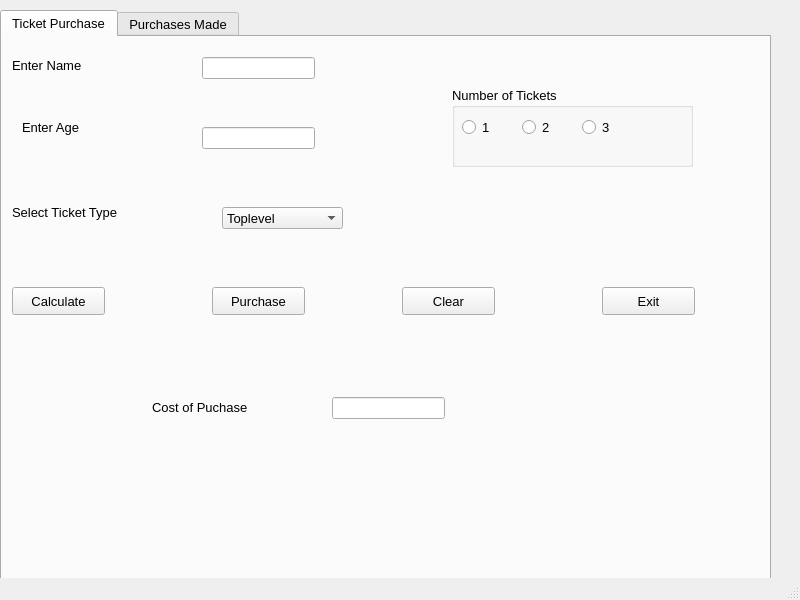
<?xml version="1.0" encoding="UTF-8"?>
<ui version="4.0">
 <class>tbMainTab</class>
 <widget class="QMainWindow" name="tbMainTab">
  <property name="geometry">
   <rect>
    <x>0</x>
    <y>0</y>
    <width>800</width>
    <height>600</height>
   </rect>
  </property>
  <property name="font">
   <font>
    <family>Arial</family>
    <pointsize>10</pointsize>
   </font>
  </property>
  <property name="windowTitle">
   <string>Ticket Purchase</string>
  </property>
  <widget class="QWidget" name="centralwidget">
   <widget class="QTabWidget" name="tbPurchasesMade">
    <property name="geometry">
     <rect>
      <x>0</x>
      <y>10</y>
      <width>771</width>
      <height>571</height>
     </rect>
    </property>
    <property name="currentIndex">
     <number>0</number>
    </property>
    <widget class="QWidget" name="tbTicketPurchase">
     <attribute name="title">
      <string>Ticket Purchase</string>
     </attribute>
     <widget class="QLabel" name="lblName">
      <property name="geometry">
       <rect>
        <x>10</x>
        <y>20</y>
        <width>141</width>
        <height>16</height>
       </rect>
      </property>
      <property name="text">
       <string>Enter Name</string>
      </property>
     </widget>
     <widget class="QLineEdit" name="txtName">
      <property name="geometry">
       <rect>
        <x>200</x>
        <y>20</y>
        <width>113</width>
        <height>22</height>
       </rect>
      </property>
     </widget>
     <widget class="QLabel" name="lblAge">
      <property name="geometry">
       <rect>
        <x>20</x>
        <y>80</y>
        <width>101</width>
        <height>21</height>
       </rect>
      </property>
      <property name="text">
       <string>Enter Age</string>
      </property>
     </widget>
     <widget class="QLineEdit" name="txtAge">
      <property name="geometry">
       <rect>
        <x>200</x>
        <y>90</y>
        <width>113</width>
        <height>22</height>
       </rect>
      </property>
     </widget>
     <widget class="QLabel" name="lblTicketType">
      <property name="geometry">
       <rect>
        <x>10</x>
        <y>160</y>
        <width>131</width>
        <height>31</height>
       </rect>
      </property>
      <property name="text">
       <string>Select Ticket Type</string>
      </property>
     </widget>
     <widget class="QComboBox" name="cmbTicketType">
      <property name="geometry">
       <rect>
        <x>220</x>
        <y>170</y>
        <width>121</width>
        <height>22</height>
       </rect>
      </property>
      <item>
       <property name="text">
        <string>Toplevel</string>
       </property>
      </item>
      <item>
       <property name="text">
        <string>Midlevel</string>
       </property>
      </item>
      <item>
       <property name="text">
        <string>Courtside</string>
       </property>
      </item>
     </widget>
     <widget class="QPushButton" name="btnCalculate">
      <property name="geometry">
       <rect>
        <x>10</x>
        <y>250</y>
        <width>93</width>
        <height>28</height>
       </rect>
      </property>
      <property name="text">
       <string>Calculate</string>
      </property>
     </widget>
     <widget class="QPushButton" name="btnPurchase">
      <property name="geometry">
       <rect>
        <x>210</x>
        <y>250</y>
        <width>93</width>
        <height>28</height>
       </rect>
      </property>
      <property name="text">
       <string>Purchase</string>
      </property>
     </widget>
     <widget class="QPushButton" name="btnClear">
      <property name="geometry">
       <rect>
        <x>400</x>
        <y>250</y>
        <width>93</width>
        <height>28</height>
       </rect>
      </property>
      <property name="text">
       <string>Clear</string>
      </property>
     </widget>
     <widget class="QPushButton" name="btnExit">
      <property name="geometry">
       <rect>
        <x>600</x>
        <y>250</y>
        <width>93</width>
        <height>28</height>
       </rect>
      </property>
      <property name="text">
       <string>Exit</string>
      </property>
     </widget>
     <widget class="QLabel" name="lblCost">
      <property name="geometry">
       <rect>
        <x>150</x>
        <y>360</y>
        <width>131</width>
        <height>20</height>
       </rect>
      </property>
      <property name="text">
       <string>Cost of Puchase</string>
      </property>
     </widget>
     <widget class="QLineEdit" name="txtCost">
      <property name="geometry">
       <rect>
        <x>330</x>
        <y>360</y>
        <width>113</width>
        <height>22</height>
       </rect>
      </property>
      <property name="readOnly">
       <bool>true</bool>
      </property>
     </widget>
     <widget class="QGroupBox" name="grpNumberofTickets">
      <property name="geometry">
       <rect>
        <x>450</x>
        <y>50</y>
        <width>241</width>
        <height>80</height>
       </rect>
      </property>
      <property name="title">
       <string>Number of Tickets</string>
      </property>
      <widget class="QRadioButton" name="rd1">
       <property name="geometry">
        <rect>
         <x>10</x>
         <y>30</y>
         <width>95</width>
         <height>20</height>
        </rect>
       </property>
       <property name="text">
        <string>1</string>
       </property>
      </widget>
      <widget class="QRadioButton" name="radioButton">
       <property name="geometry">
        <rect>
         <x>70</x>
         <y>30</y>
         <width>95</width>
         <height>20</height>
        </rect>
       </property>
       <property name="text">
        <string>2</string>
       </property>
      </widget>
      <widget class="QRadioButton" name="rd3">
       <property name="geometry">
        <rect>
         <x>130</x>
         <y>30</y>
         <width>95</width>
         <height>20</height>
        </rect>
       </property>
       <property name="text">
        <string>3</string>
       </property>
      </widget>
     </widget>
    </widget>
    <widget class="QWidget" name="tbPurchasesMade">
     <attribute name="title">
      <string>Purchases Made</string>
     </attribute>
     <widget class="QListWidget" name="lstPurchaseMade">
      <property name="geometry">
       <rect>
        <x>65</x>
        <y>80</y>
        <width>661</width>
        <height>381</height>
       </rect>
      </property>
     </widget>
     <widget class="QLabel" name="lblPurchasesMade">
      <property name="geometry">
       <rect>
        <x>310</x>
        <y>40</y>
        <width>161</width>
        <height>20</height>
       </rect>
      </property>
      <property name="text">
       <string>Purchases Made</string>
      </property>
     </widget>
    </widget>
   </widget>
  </widget>
  <widget class="QMenuBar" name="menubar">
   <property name="geometry">
    <rect>
     <x>0</x>
     <y>0</y>
     <width>800</width>
     <height>25</height>
    </rect>
   </property>
  </widget>
  <widget class="QStatusBar" name="statusbar"/>
 </widget>
 <resources/>
 <connections/>
</ui>
